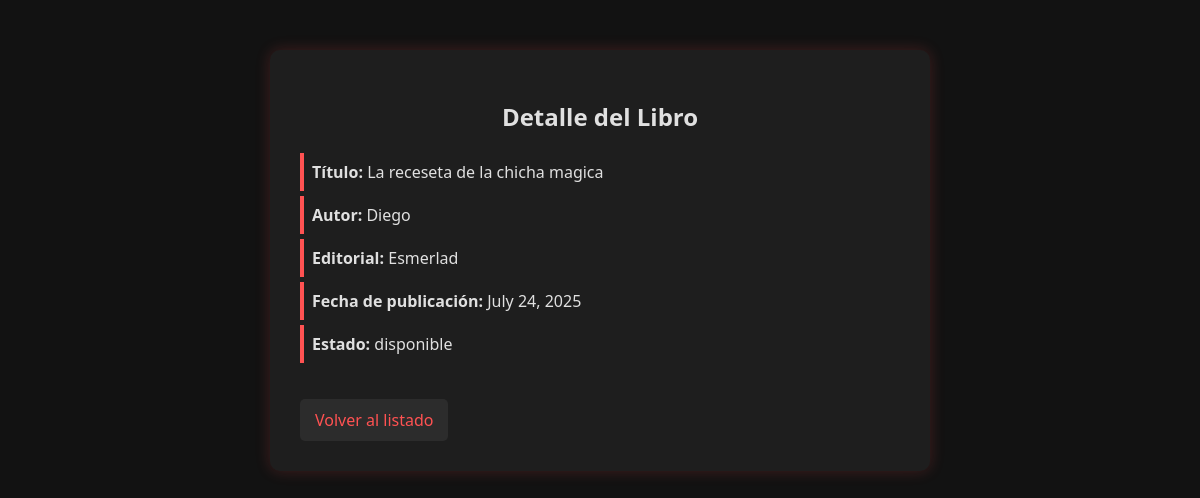
The page /biblioteca/libros/2/ on the database its author committed.
### biblioteca/models.py (models this page shows, shortened)
class Libro(models.Model):
    Autor = models.CharField(max_length=100)
    titulo = models.CharField(max_length=100)
    editorial = models.CharField(max_length=100)
    fecha_publicacion = models.DateField()
    estado = models.CharField(max_length=20, choices=[('disponible', 'Disponible'), ('prestado', 'Prestado')], default='disponible')

### biblioteca/views.py (the view)
# urls.py: path('libros/<int:pk>/', views.detalle_libro, name='detalle_libro'),
def detalle_libro(request, pk):
    libro = get_object_or_404(Libro, pk=pk)
    q = request.GET.get('q', '')
    page = request.GET.get('page', '')
    return render(request, 'detalle_libro.html', {
        'libro': libro,
        'q': q,
        'page': page
    })

### biblioteca/templates/detalle_libro.html (shortened to what this page needs)
{% load static %}
<!DOCTYPE html>
<html lang="es">
<head>
    <link rel="stylesheet" href="{% static 'css/estilos.css' %}">
</head>
<body>
    <div class="detalle-container">
        <h2>Detalle del Libro</h2>
        <ul>
            <li><strong>Título:</strong> {{ libro.titulo }}</li>
            <li><strong>Autor:</strong> {{ libro.Autor }}</li>
            <li><strong>Editorial:</strong> {{ libro.editorial }}</li>
            <li><strong>Fecha de publicación:</strong> {{ libro.fecha_publicacion }}</li>
            <li><strong>Estado:</strong> {{ libro.estado }}</li>
        </ul>
        <a href="{% url 'lista_libros' %}" class="volver-link">Volver al listado</a>
    </div>
</body>
</html>

### biblioteca/static/css/estilos.css (style rules this page uses)
body { background-color: #121212; color: #e0e0e0; font-family: 'Segoe UI', sans-serif; }
a { color: #ff5252; text-decoration: none; }
ul { list-style: none; padding: 0; }
li { padding: 8px; background-color: #1e1e1e; margin-bottom: 5px; border-left: 4px solid #ff5252; }
.detalle-container { max-width: 600px; margin: 50px auto; padding: 30px; background-color: #1e1e1e; border-radius: 10px; box-shadow: 0 0 15px rgba(255, 82, 82, 0.2); }
h2 { text-align: center; margin-bottom: 20px; }
.volver-link { display: inline-block; margin-top: 20px; color: #ff5252; background-color: #2c2c2c; padding: 10px 15px; border-radius: 5px; text-align: center; }

### rows shown on the page
Libro: titulo "La receseta de la chicha magica", Autor "Diego", editorial "Esmerlad", fecha_publicacion "July 24, 2025", estado "disponible"
